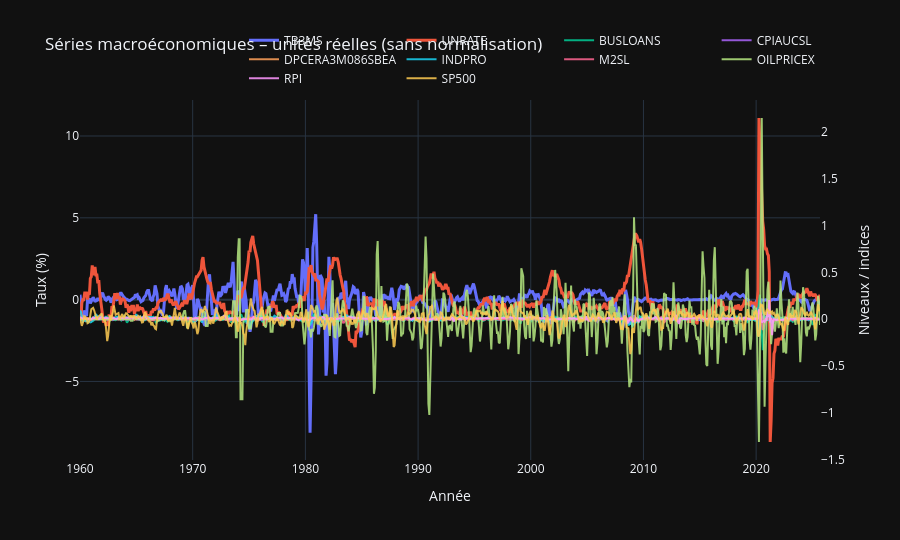

The notebook cell saved with this chart:
### Markdown cell above
# Analyse de l'unité des valeurs

### Code cell
import pandas as pd
import plotly.graph_objects as go

# ----------------------------
# 1) Sélection des variables
# ----------------------------
df_plot = df.copy()
df_plot.index = pd.to_datetime(df_plot.index)

# garder uniquement les colonnes numériques
num_cols = df_plot.select_dtypes(include="number").columns.tolist()

# retirer USREC s’il existe
num_cols = [c for c in num_cols if c != "USREC"]

# ----------------------------
# 2) Heuristique axes Y
#    - taux (%) → axe gauche
#    - niveaux / indices → axe droit
# ----------------------------
left_axis_vars = [c for c in num_cols if c in ["UNRATE", "TB3MS"]]
right_axis_vars = [c for c in num_cols if c not in left_axis_vars]

# ----------------------------
# 3) Figure
# ----------------------------
fig = go.Figure()

# Axe gauche (taux)
for col in left_axis_vars:
    fig.add_trace(
        go.Scatter(
            x=df_plot.index,
            y=df_plot[col],
            mode="lines",
            name=col,
            line=dict(width=3),
            yaxis="y",
        )
    )

# Axe droit (niveaux)
for col in right_axis_vars:
    fig.add_trace(
        go.Scatter(
            x=df_plot.index,
            y=df_plot[col],
            mode="lines",
            name=col,
            line=dict(width=2),
            opacity=0.85,
            yaxis="y2",
        )
    )

# ----------------------------
# 4) Layout
# ----------------------------
fig.update_layout(
    title="Séries macroéconomiques – unités réelles (sans normalisation)",
    xaxis_title="Année",
    yaxis=dict(
        title="Taux (%)",
        showgrid=True,
    ),
    yaxis2=dict(
        title="Niveaux / indices",
        overlaying="y",
        side="right",
        showgrid=False,
    ),
    template="plotly_dark",
    height=540,
    legend=dict(
        orientation="h",
        yanchor="bottom",
        y=1.02,
        xanchor="right",
        x=1,
    ),
)

fig.show()

### Figure 1 — Plotly figure (JSON) as saved in the notebook; plotly's stock layout.template omitted (floating-point values rounded to 4 significant figures; data arrays with more than 128 entries replaced by an {"elided": "..."} marker saying what was removed)
{"data": [{"line": {"width": 3}, "mode": "lines", "name": "TB3MS", "type": "scatter", "x": {"elided": "789 str values"}, "y": {"elided": "789 float values"}, "yaxis": "y"}, {"line": {"width": 3}, "mode": "lines", "name": "UNRATE", "type": "scatter", "x": {"elided": "789 str values"}, "y": {"elided": "789 float values"}, "yaxis": "y"}, {"line": {"width": 2}, "mode": "lines", "name": "BUSLOANS", "opacity": 0.85, "type": "scatter", "x": {"elided": "789 str values"}, "y": {"elided": "789 float values"}, "yaxis": "y2"}, {"line": {"width": 2}, "mode": "lines", "name": "CPIAUCSL", "opacity": 0.85, "type": "scatter", "x": {"elided": "789 str values"}, "y": {"elided": "789 float values"}, "yaxis": "y2"}, {"line": {"width": 2}, "mode": "lines", "name": "DPCERA3M086SBEA", "opacity": 0.85, "type": "scatter", "x": {"elided": "789 str values"}, "y": {"elided": "789 float values"}, "yaxis": "y2"}, {"line": {"width": 2}, "mode": "lines", "name": "INDPRO", "opacity": 0.85, "type": "scatter", "x": {"elided": "789 str values"}, "y": {"elided": "789 float values"}, "yaxis": "y2"}, {"line": {"width": 2}, "mode": "lines", "name": "M2SL", "opacity": 0.85, "type": "scatter", "x": {"elided": "789 str values"}, "y": {"elided": "789 float values"}, "yaxis": "y2"}, {"line": {"width": 2}, "mode": "lines", "name": "OILPRICEX", "opacity": 0.85, "type": "scatter", "x": {"elided": "789 str values"}, "y": {"elided": "789 float values"}, "yaxis": "y2"}, {"line": {"width": 2}, "mode": "lines", "name": "RPI", "opacity": 0.85, "type": "scatter", "x": {"elided": "789 str values"}, "y": {"elided": "789 float values"}, "yaxis": "y2"}, {"line": {"width": 2}, "mode": "lines", "name": "SP500", "opacity": 0.85, "type": "scatter", "x": {"elided": "789 str values"}, "y": {"elided": "789 float values"}, "yaxis": "y2"}], "layout": {"height": 540, "legend": {"orientation": "h", "x": 1, "xanchor": "right", "y": 1.02, "yanchor": "bottom"}, "title": {"text": "Séries macroéconomiques – unités réelles (sans normalisation)"}, "xaxis": {"title": {"text": "Année"}}, "yaxis": {"showgrid": true, "title": {"text": "Taux (%)"}}, "yaxis2": {"overlaying": "y", "showgrid": false, "side": "right", "title": {"text": "Niveaux / indices"}}}}
